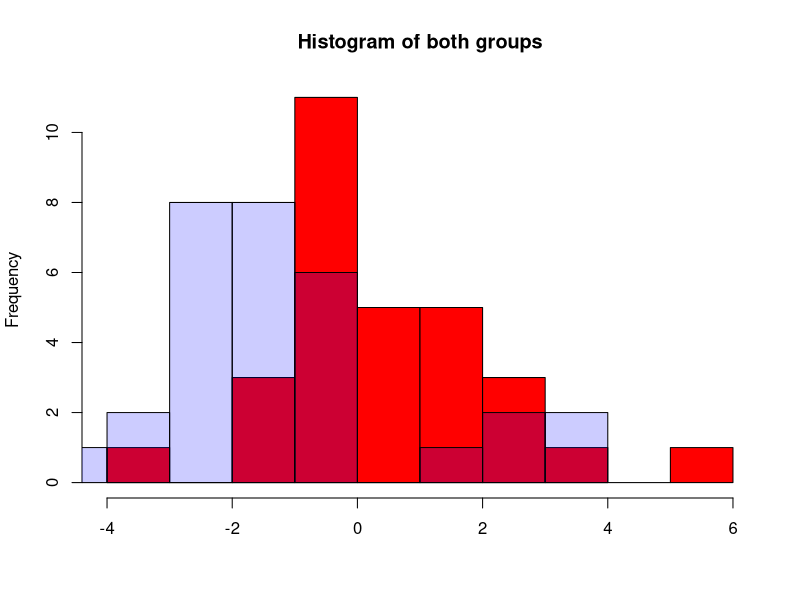
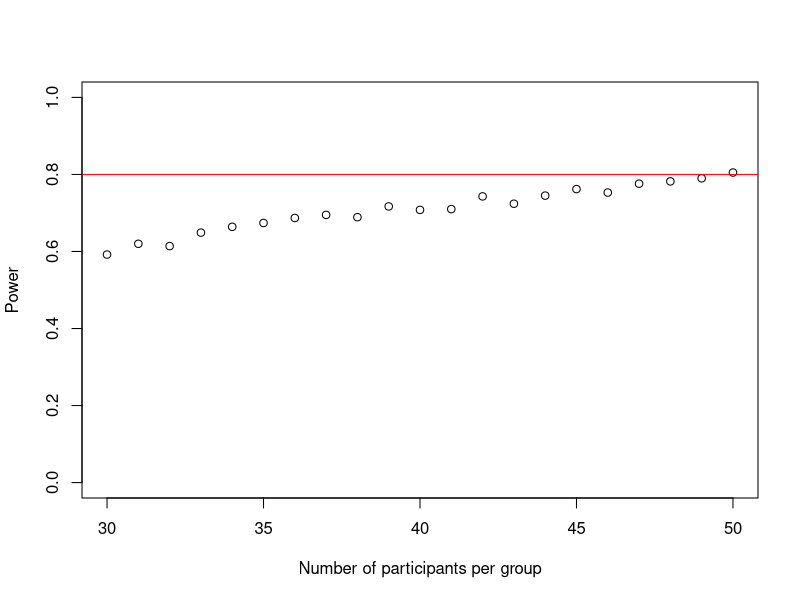
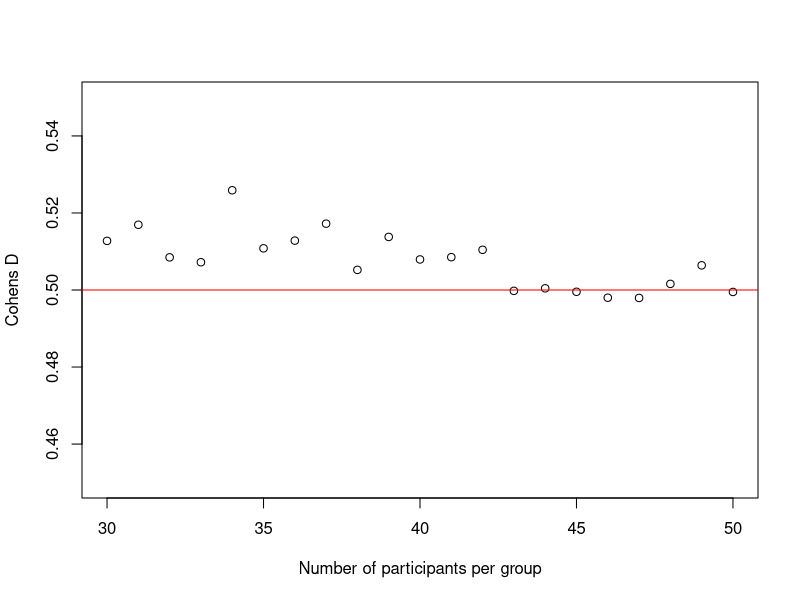
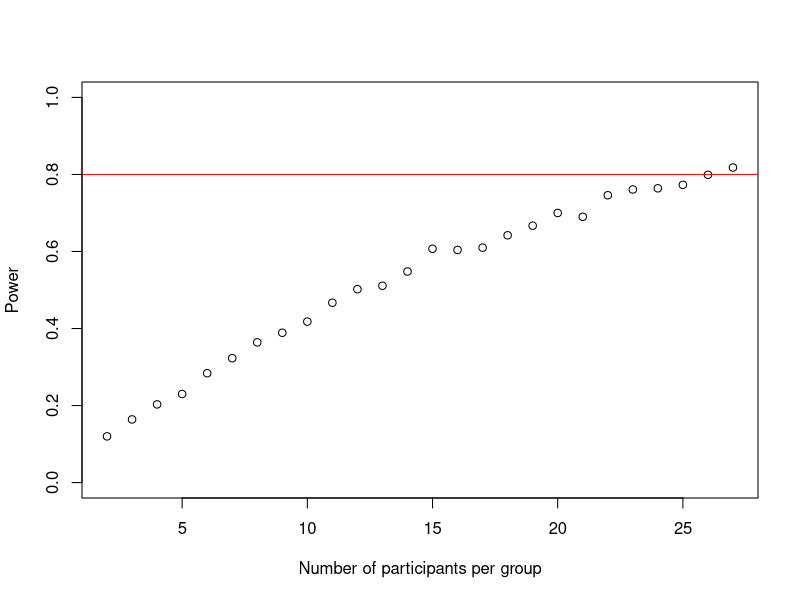
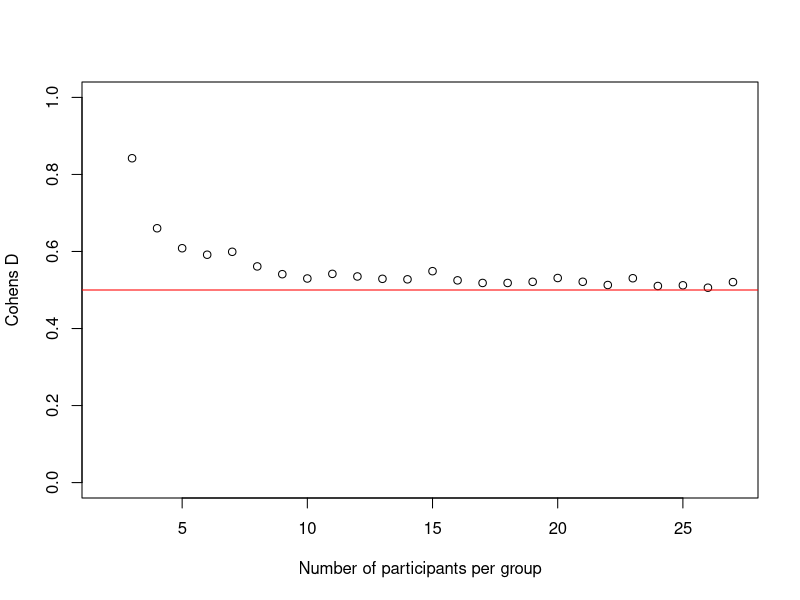
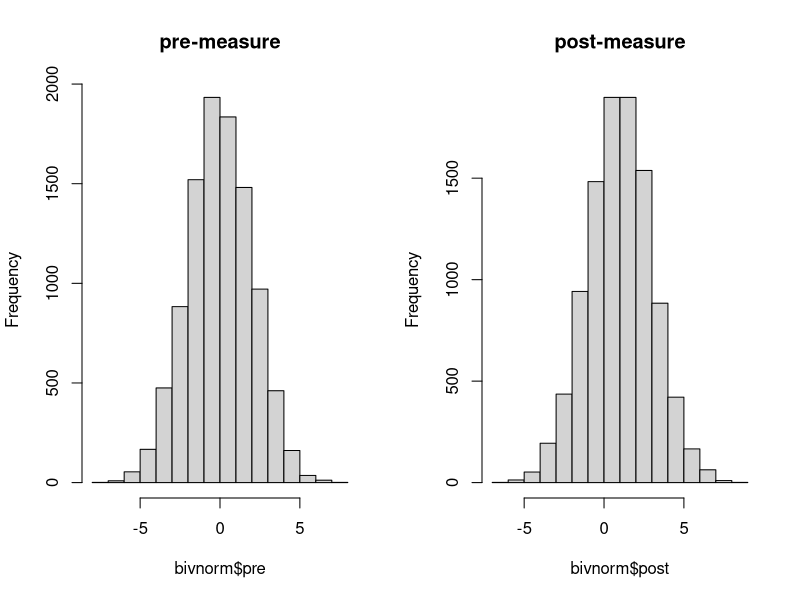
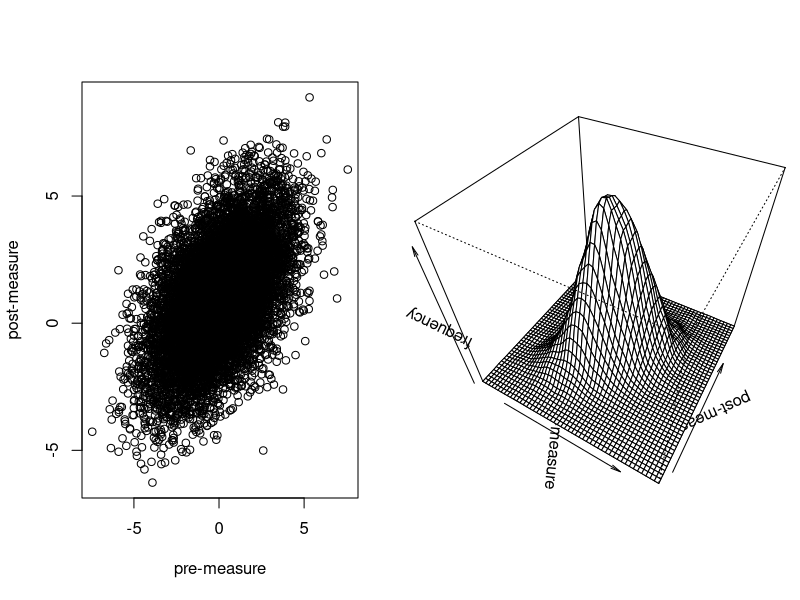
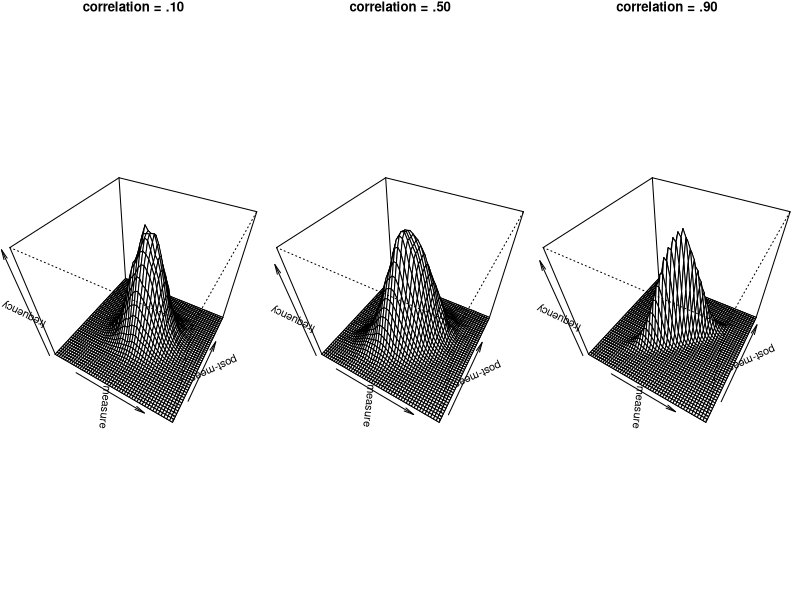

Write R code to recreate these figures, in order.
## ---- chunk 1
require(knitr)
knitr::opts_chunk$set(echo = T, warning = F, cache = T)
options(width = 80)
options(scipen = 10)
#source("common_packages.R")
devAskNewPage(ask = FALSE)
## ---- chunk 2
knitr::knit_hooks$set(drop1=function(before, options, envir) {
    if (before) {
        paste(
            '<p>',
'<button class="btn btn-primary collapsed" data-toggle="collapse" data-target="#ce1">',
'</button>',
'</p>',
'<div class="collapse" id="ce1">',
'<div class="card card-body">',  sep = "\n")
    } else {
        paste("</div>", "</div>", sep = "\n")
    }
})
## ---- chunk 3
solve(0.5,1) # cohens d of .5
solve(0.25,1) # cohens d of .25
solve(2,1) # cohens d of 2

## ---- chunk 4
set.seed(1234)
group1 <- rnorm(30, 1, 2)
group2 <- rnorm(30, 0, 2)
## ---- chunk 5
hist(group1, col = "red", breaks = 10, main = "Histogram of both groups", xlab = "")
hist(group2, add = TRUE, breaks = 10, col= "#0000FF33")
## ---- chunk 6
t.test(group1, group2, paired = FALSE, var.equal = TRUE, conf.level = 0.9)
## ---- chunk 7
set.seed(1)
n_sims <- 1000 # we want 1000 simulations
p_vals <- c()
for(i in 1:n_sims){
  group1 <- rnorm(30,1,2) # simulate group 1
  group2 <- rnorm(30,0,2) # simulate group 2
  p_vals[i] <- t.test(group1, group2, paired = FALSE, var.equal = TRUE, conf.level = 0.9)$p.value # run t-test and extract the p-value
}
mean(p_vals < .10) # check power (i.e. proportion of p-values that are smaller than alpha-level of .10)

## ---- chunk 8
set.seed(1)
n_sims <- 1000 # we want 1000 simulations
p_vals <- c()
power_at_n <- c(0) # this vector will contain the power for each sample-size (it needs the initial 0 for the while-loop to work)
cohens_ds <- c()
cohens_ds_at_n <- c() 
n <- 30 # sample-size 
i <- 2
while(power_at_n[i-1] < .80){
  for(sim in 1:n_sims){
    group1 <- rnorm(n,1,2) # simulate group 1
    group2 <- rnorm(n,0,2) # simulate group 2
    p_vals[sim] <- t.test(group1, group2, paired = FALSE, var.equal = TRUE, conf.level = 0.9)$p.value # run t-test and extract the p-value
    cohens_ds[sim] <- abs((mean(group1)-mean(group2))/(sqrt((sd(group1)^2+sd(group2)^2)/2))) # we also save the cohens ds that we observed in each simulation
  }
    power_at_n[i] <- mean(p_vals < .10) # check power (i.e. proportion of p-values that are smaller than alpha-level of .10)
    cohens_ds_at_n[i] <- mean(cohens_ds) # calculate means of cohens ds for each sample-size
    n <- n+1 # increase sample-size by 1
    i <- i+1 # increase index of the while-loop by 1 to save power and cohens d to vector
}
power_at_n <- power_at_n[-1] # delete first 0 from the vector
cohens_ds_at_n <- cohens_ds_at_n[-1] # delete first NA from the vector
## ---- chunk 9
plot(30:(n-1), power_at_n, xlab = "Number of participants per group", ylab = "Power", ylim = c(0,1), axes = TRUE)
abline(h = .80, col = "red")
## ---- chunk 10
plot(30:(n-1), cohens_ds_at_n, xlab = "Number of participants per group", ylab = "Cohens D", ylim = c(0.45,0.55), axes = TRUE)
abline(h = .50, col = "red")
## ---- chunk 11
solve(0.5, 1)
## ---- chunk 12
set.seed(1)
n_sims <- 1000 # we want 1000 simulations
p_vals <- c()
power_at_n <- c(0) # this vector will contain the power for each sample-size (it needs the initial 0 for the while-loop to work)
cohens_ds <- c()
cohens_ds_at_n <- c() 
n <- 2 # sample-size 
i <- 2
while(power_at_n[i-1] < .80){
  for(sim in 1:n_sims){
    difference <- rnorm(n,1,2) # simulate the difference score distribution
    p_vals[sim] <- t.test(difference, mu = 0, conf.level = 0.9)$p.value # run t-test and extract the p-value
    cohens_ds[sim] <- mean(difference)/sd(difference) # we also save the cohens ds that we observed in each simulation 
  }
    power_at_n[i] <- mean(p_vals < .10) # check power (i.e. proportion of p-values that are smaller than alpha-level of .10)
    cohens_ds_at_n[i] <- mean(cohens_ds) # calculate means of cohens ds for each sample-size
    n <- n+1 # increase sample-size by 1
    i <- i+1 # increase index of the while-loop by 1 to save power and cohens d to vector
}
power_at_n <- power_at_n[-1] # delete first 0 from the vector
cohens_ds_at_n <- cohens_ds_at_n[-1] # delete first NA from the vector
## ---- chunk 13
plot(2:(n-1), power_at_n, xlab = "Number of participants per group", ylab = "Power", ylim = c(0,1), axes = TRUE)
abline(h = .80, col = "red")
## ---- chunk 14
plot(2:(n-1), cohens_ds_at_n, xlab = "Number of participants per group", ylab = "Cohens D", ylim = c(0.0,1.0), axes = TRUE)
abline(h = .50, col = "red")
## ---- chunk 15
require(MASS) # load MASS package

pre_post_means <- c(pre = 0,post = 1) # define means of pre and post in a vector
pre_sd <- 2 # define sd of pre-measure
post_sd <- 2 # define sd of post-measure
correlation <- 0.5 # define their correlation

sigma <- matrix(c(pre_sd^2, pre_sd*post_sd*correlation, pre_sd*post_sd*correlation, post_sd^2), ncol = 2) # define variance-covariance matrix

set.seed(1)
bivnorm <- data.frame(mvrnorm(10000, pre_post_means, sigma)) # simulate bivariate normal

## ---- chunk 16
colnames(sigma) <- c("pre", "post")
rownames(sigma) <- c("pre", "post")
sigma
## ---- chunk 17
head(bivnorm)
## ---- chunk 18
par(mfrow=c(1,2))
hist(bivnorm$pre, main = "pre-measure")
hist(bivnorm$post, main = "post-measure")
## ---- chunk 19
plot(bivnorm$pre, bivnorm$post, xlab = "pre-measure", ylab = "post-measure")
## ---- chunk 20
bivnorm_kde <- kde2d(bivnorm[,1], bivnorm[,2], n = 50) # calculate kernel density (i.e. the "height of the cone on the z-axis"; not so important to understand here)
par(mar = c(0, 0, 0, 0)) # tel r not to leave so much space around the plot
persp(bivnorm_kde, phi = 45, theta = 30, xlab = "pre-measure", ylab = "post-measure", zlab = "frequency") # plot the bivariate normal
## ---- chunk 21
cor10 <- .10
sigma_10 <- matrix(c(pre_sd^2, pre_sd*post_sd*cor10, pre_sd*post_sd*cor10, post_sd^2), ncol = 2)
bivnorm_10 <- mvrnorm(1e5, pre_post_means, sigma_10)
bivnorm10_kde <- kde2d(bivnorm_10[,1], bivnorm_10[,2], n = 50)


cor90 <- .90
sigma_90 <- matrix(c(pre_sd^2, pre_sd*post_sd*cor90, pre_sd*post_sd*cor90, post_sd^2), ncol = 2)
bivnorm_90 <- mvrnorm(1e5, pre_post_means, sigma_90)
bivnorm90_kde <- kde2d(bivnorm_90[,1], bivnorm_90[,2], n = 50)

par(mar = c(1, 0, 1, 0)) # tell r not to leave so much space around the plot
par(mfrow=c(1,3))
persp(bivnorm10_kde, phi = 45, theta = 30, xlab = "pre-measure", ylab = "post-measure", zlab = "frequency", main = "correlation = .10")
persp(bivnorm_kde, phi = 45, theta = 30, xlab = "pre-measure", ylab = "post-measure", zlab = "frequency", main = "correlation = .50")
persp(bivnorm90_kde, phi = 45, theta = 30, xlab = "pre-measure", ylab = "post-measure", zlab = "frequency", main = "correlation = .90")

## ---- chunk 22
mu_pre_post <- c(pre = 0, post = 1)
sd_pre <- 2
sd_post <- 2
correlations <- c(0.1, 0.5, 0.9)

set.seed(1)
n_sims <- 1000 # we want 1000 simulations
p_vals <- c()
# this vector will contain the power for each sample-size (it needs the initial 0 for the while-loop to work)
cohens_ds <- c()

powers_at_cor <- list()
cohens_ds_at_cor <- list()

for(icor in 1:length(correlations)){ # do a power-simulation for each specified simulation
  n <- 2 # sample-size 
  i <- 2 # index of the while loop for saving things into the right place in the lists
  power_at_n <- c(0) 
  cohens_ds_at_n <- c() 
  sigma <- matrix(c(sd_pre^2, sd_pre*sd_post*correlations[icor], sd_pre*sd_post*correlations[icor], sd_post^2), ncol = 2) #var-covar matrix
  while(power_at_n[i-1] < .80){
    for(sim in 1:n_sims){
      bivnorm <- data.frame(mvrnorm(n, mu_pre_post, sigma)) # simulate the bivariate normal
      p_vals[sim] <- t.test(bivnorm$pre, bivnorm$post, paired = TRUE, var.equal = TRUE, conf.level = 0.9)$p.value # run t-test and extract the p-value
      cohens_ds[sim] <- abs((mean(bivnorm$pre)-mean(bivnorm$post))/(sqrt(sd(bivnorm$pre)^2+sd(bivnorm$post)^2-2*cor(bivnorm$pre, bivnorm$post)*sd(bivnorm$pre)*sd(bivnorm$post)))) # we also save the cohens ds that we observed in each simulation
    }
    power_at_n[i] <- mean(p_vals < .10) # check power (i.e. proportion of p-values that are smaller than alpha-level of .10)
    names(power_at_n)[i] <- n
    cohens_ds_at_n[i] <- mean(cohens_ds) # calculate means of cohens ds for each sample-size
    names(cohens_ds_at_n)[i] <- n
    n <- n+1 # increase sample-size by 1
    i <- i+1 # increase index of the while-loop by 1 to save power and cohens d to vector
  }
  power_at_n <- power_at_n[-1] # delete first 0 from the vector
  cohens_ds_at_n <- cohens_ds_at_n[-1] # delete first NA from the vector
  powers_at_cor[[icor]] <- power_at_n # store the entire power curve for this correlation in a list
  cohens_ds_at_cor[[icor]] <- cohens_ds_at_n # do the same for cohens d
  names(powers_at_cor)[[icor]] <- correlations[icor] # name the power-curve in the list according to the tested correlation
  names(cohens_ds_at_cor)[[icor]] <- correlations[icor] # same for cohens d
}
## ---- chunk 23
par(mfrow=c(1,3))
plot(2:(length(powers_at_cor$`0.1`)+1), powers_at_cor$`0.1`, xlab = "Number of participants", ylab = "Power", ylim = c(0,1), axes = TRUE, main = "correlation = 0.1")
abline(h = .80, col = "red")
plot(2:(length(powers_at_cor$`0.5`)+1), powers_at_cor$`0.5`, xlab = "Number of participants", ylab = "Power", ylim = c(0,1), axes = TRUE, main = "correlation = 0.5")
abline(h = .80, col = "red")
plot(2:(length(powers_at_cor$`0.9`)+1), powers_at_cor$`0.9`, xlab = "Number of participants", ylab = "Power", ylim = c(0,1), axes = TRUE, main = "correlation = 0.9")
abline(h = .80, col = "red")
## ---- chunk 24
par(mfrow=c(1,3))
plot(2:(length(cohens_ds_at_cor$`0.1`)+1), cohens_ds_at_cor$`0.1`, xlab = "Number of participants", ylab = "Cohens D", ylim = c(0,1), axes = TRUE, main = "correlation = 0.1")
abline(h = .50, col = "red")
plot(2:(length(cohens_ds_at_cor$`0.5`)+1), cohens_ds_at_cor$`0.5`, xlab = "Number of participants", ylab = "Cohens D", ylim = c(0,1), axes = TRUE, main = "correlation = 0.5")
abline(h = .50, col = "red")
plot(2:(length(cohens_ds_at_cor$`0.9`)+1), cohens_ds_at_cor$`0.9`, xlab = "Number of participants", ylab = "Cohens D", ylim = c(0,10), axes = TRUE, main = "correlation = 0.9")
abline(h = .50, col = "red")
## ---- chunk 25
par(mfrow=c(1,3))
plot(2:(length(cohens_ds_at_cor$`0.1`)+1), (cohens_ds_at_cor$`0.1`*sqrt(2*(1-0.1))), xlab = "Number of participants", ylab = "Cohens D", ylim = c(0,1), axes = TRUE, main = "correlation = 0.1")
abline(h = .50, col = "red")
plot(2:(length(cohens_ds_at_cor$`0.5`)+1), (cohens_ds_at_cor$`0.5`*sqrt(2*(1-0.5))), xlab = "Number of participants", ylab = "Cohens D", ylim = c(0,1), axes = TRUE, main = "correlation = 0.5")
abline(h = .50, col = "red")
plot(2:(length(cohens_ds_at_cor$`0.9`)+1), (cohens_ds_at_cor$`0.9`*sqrt(2*(1-0.9))), xlab = "Number of participants", ylab = "Cohens D", ylim = c(0,1), axes = TRUE, main = "correlation = 0.9")
abline(h = .50, col = "red")
